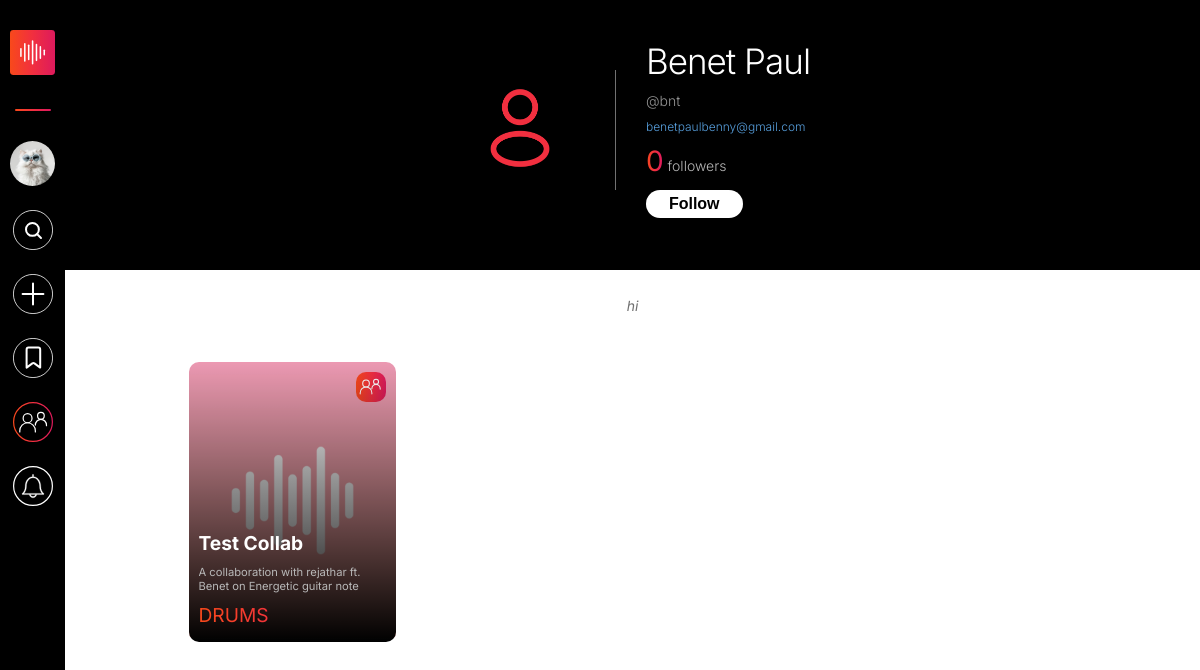
Before: /watch-profile?uname=bnt (signed in) with the older database file.
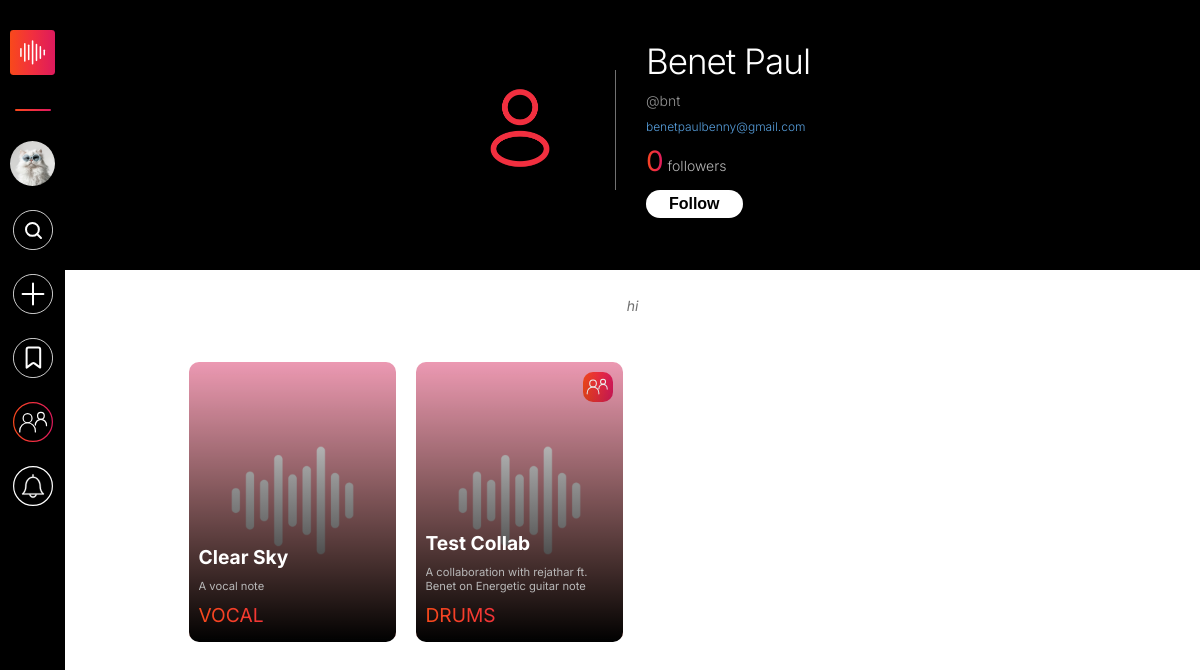
After: the same page with the newer database file.
### users/models.py (models this page shows, shortened)
class postdb(models.Model):
    pid=models.UUIDField(primary_key=True,max_length=10,default=uuid.uuid4)
    username=models.ForeignKey(to=profiledatadb,on_delete=models.CASCADE)
    media=models.FileField(upload_to='media/Posts')
    media_thumbnail=models.FileField(upload_to='media/Thumbnails',default=None,blank=True,null=True)
    caption=models.CharField(max_length=30)
    descr=models.TextField()
    langu=models.CharField(max_length=15,default="English")
    mediatype=models.CharField(max_length=15,blank=True)
    location=models.CharField(max_length=15)
    likes=models.IntegerField(default=0)
    media_format=models.CharField(max_length=20, blank=True)
    timestamp = models.DateTimeField(auto_now=True)
    collaborated_owners = models.ManyToManyField(User, through="collaborators_table")
    isCollaborated = models.BooleanField(default=False)
    collaboration = models.UUIDField(default=None,blank=True,null=True)
    flagged = models.BooleanField(default=False)  # 0 = Not Flagged, 1 = Flagged
    flag_counter = models.IntegerField(default=0)  # Tracks offensive/explicit content reports
    reported_users = models.ManyToManyField(User, blank=True, related_name="reported_posts")
    is_private = models.BooleanField(default=False)

### users/views.py (the view)
# urls.py: path('watch-profile', views.profile_tpv, name = 'watch-profile'),
def profile_tpv(request):
    try:
        current_user = request.user.username
        uname = request.GET.get('uname')
        if uname == current_user:
            return redirect('my-profile')
        pname = profiledatadb.objects.get(username=uname)
        userBioCollect = profiledatadb.objects.get(username=current_user)
        post = postdb.objects.filter(username=pname,is_private=0,flagged=0)
        collab_pid = collaborators_table.objects.filter(collab_members = User.objects.get(username=pname)).values_list("post_id",flat=True)
        collab_list = postdb.objects.filter(pid__in = collab_pid)
        allPosts = post.union(collab_list).order_by('-timestamp')
        is_following = pname.followers.filter(id=request.user.id).exists()
        context = {
            'pname': pname,
            'user': userBioCollect,
            'posters': allPosts,
            'is_following': is_following,
        }
        return render(request, 'profile-tpv.html', context)
    except profiledatadb.DoesNotExist:
        return render(request, '404.html', status=404)

### users/models.py (called while the page is built)
    def __str__(self):
        return str(self.username)

### templates/profile-tpv.html (shortened to what this page needs)
{% extends 'base.html' %}
{% load static %}
{% block additional_css %}
<link rel="stylesheet" href="{% static 'css/profile-page-style.css' %}">
{% endblock %}
{% block content %}
<div class="header" style="height: 270px;" id="centralize">
    {% if user %}
    {% if pname %}
    <div class="profile-details-container">
        <div class="profile-picture">
            <img src= '{{pname.profile_picture.url}}' alt="{{.firstname}}'s profile picture" class="imgcenter"/>
        </div>
        <div class="details">
            <p id="profile-name">{{ pname.firstname }}<span>  </span>{{ pname.lastname }}</p>
            <p id="user-name-id">@{{pname.username}}</p>
            <a href="mailto:{{ user.email }}" class="mailbio">{{ pname.email }}</a>
            <div class="followers">
                <div class="follow-count">
                    <span id="follower-count">{{ pname.followers.count }}</span>
                    <span id="follower-text">followers</span>
                </div>
                <button class="{% if is_following %}unfollow{% else %}follow{% endif %} follow-btn" id="follow-btn" data-username="{{ pname.username }}">
    {% if is_following %}Unfollow{% else %}Follow{% endif %}
</button>
            </div>
        </div>
    </div>
</div>
<div class="body">
    <div class="profile-info">
        <p id="desc">{{ pname.user_bio }}</p>
    </div>
    <div class="posts">
        {% if posters %}
            {% for media in posters %}
                {% if forloop.counter0|divisibleby:"4" %}
                    <div class="post-row">
                {% endif %}
                <a id="post-wrapper" href="{% url 'media' %}?pid={{media.pid}}">
                    <div class="thumbnail-container">
                        {% if media.media_thumbnail %}
                            <img loading="lazy" src="{{ media.media_thumbnail.url }}" alt="" class="post-thumbnail">
                        {% else %}
                            {% if media.media_format == "Audio" %}
                                <img loading="lazy" src="{% static 'images/9_16 Audio.png' %}" alt="" class="post-thumbnail" >
                            {% elif media.media_format == "Video" %}
                                <img loading="lazy" src="{% static 'images/9_16 Video.png' %}" alt="" class="post-thumbnail">
                            {% endif %}
                            {% if media.isCollaborated %}
                                <img id="iscollab" src="{% static 'images/collab-small-icon.svg' %}" alt="is collaborated icon">
                                {% endif %}
                        {% endif %}
                        <div class="gradient-overlay">
                            <div class="padding-controll">
                                <h2 class="video-caption">{{ media.caption}}</h2>
                                <p class="video-description">{{ media.descr }}</p>
                                <p class="instrument-used">{{ media.mediatype }}</p>
                            </div>
                        </div>
                    </div>
                </a>
                {% if forloop.counter0|add:"1"|divisibleby:"4" or forloop.last %}
                    </div>
                {% endif %}
        {% endfor %}
        {% else %}
        <div id="profile-content-controller-nomedia" style="display: none;">{% include 'content-404.html'  %}</div>
        {% endif %}
    </div>
</div>
{% endif %}
{% endif %}
{% endblock %}

Changed rows visible on the page:
added postdb: caption "Clear Sky", descr "A vocal note"
